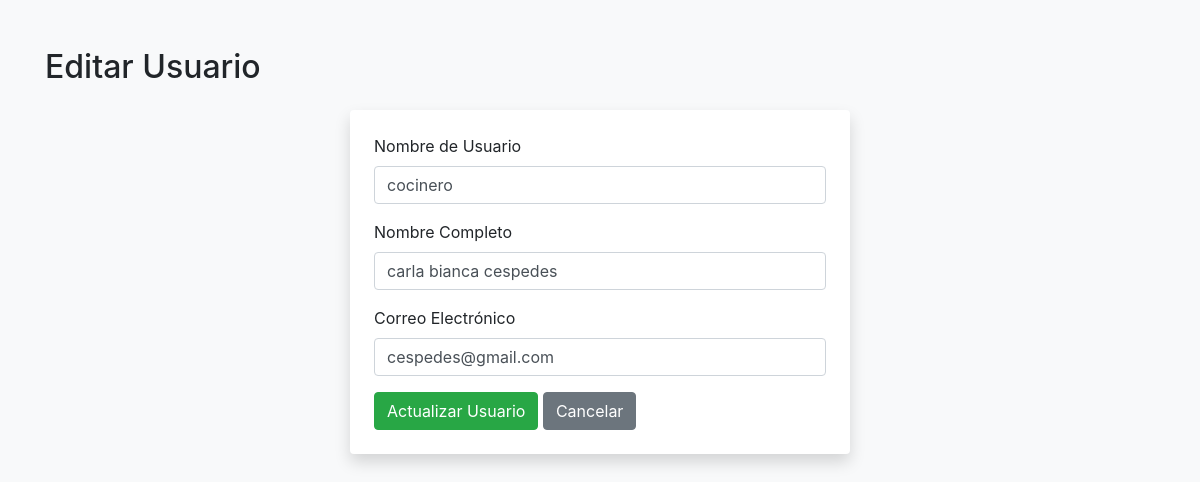
Page /edit_user.php?username=cocinero (signed in) on the committed database.
### tables this page shows
CREATE TABLE `usuarios` (
  `id` int NOT NULL AUTO_INCREMENT,
  `username` varchar(50) NOT NULL,
  `nombre` varchar(100) NOT NULL,
  `email` varchar(100) NOT NULL,
  `password` varchar(255) NOT NULL,
  `rol_id` int DEFAULT NULL,
  PRIMARY KEY (`id`),
  UNIQUE KEY `username` (`username`),
  UNIQUE KEY `email` (`email`),
  KEY `fk_usuarios_roles` (`rol_id`),
  CONSTRAINT `fk_usuarios_roles` FOREIGN KEY (`rol_id`) REFERENCES `roles` (`id`)
);

### edit_user.php (the view, shortened to what this page needs)
<?php
include('db.php');
if (isset($_GET['username'])) {
    $username = mysqli_real_escape_string($conn, $_GET['username']);
    $sql = "SELECT username, nombre, email FROM usuarios WHERE username = '$username'";
    $result = mysqli_query($conn, $sql);
    $user = mysqli_fetch_assoc($result);
} else {
    echo "No se ha especificado el usuario.";
    exit();
}
?>
<!DOCTYPE html>
<html lang="es">
<head>
    <link href="https://stackpath.bootstrapcdn.com/bootstrap/4.5.2/css/bootstrap.min.css" rel="stylesheet">
</head>
<body class="bg-light">
    <div class="container mt-5">
        <h2>Editar Usuario</h2>
        <form action="edit_user.php?username=<?php echo $username; ?>" method="POST" class="mx-auto mt-4 p-4 bg-white shadow rounded" style="max-width: 500px;">
            <div class="form-group">
                <label for="username">Nombre de Usuario</label>
                <input type="text" class="form-control" name="username" value="<?php echo htmlspecialchars($user['username']); ?>" required>
            </div>
            <div class="form-group">
                <label for="nombre">Nombre Completo</label>
                <input type="text" class="form-control" name="nombre" value="<?php echo htmlspecialchars($user['nombre']); ?>" required>
            </div>
            <div class="form-group">
                <label for="email">Correo Electrónico</label>
                <input type="email" class="form-control" name="email" value="<?php echo htmlspecialchars($user['email']); ?>" required>
            </div>
            <button type="submit" class="btn btn-success">Actualizar Usuario</button>
            <a href="view_users.php" class="btn btn-secondary">Cancelar</a>
        </form>
    </div>
</body>
</html>

### rows in the picture
usuarios: username "cocinero", nombre "carla bianca cespedes", email "cespedes@gmail.com"
